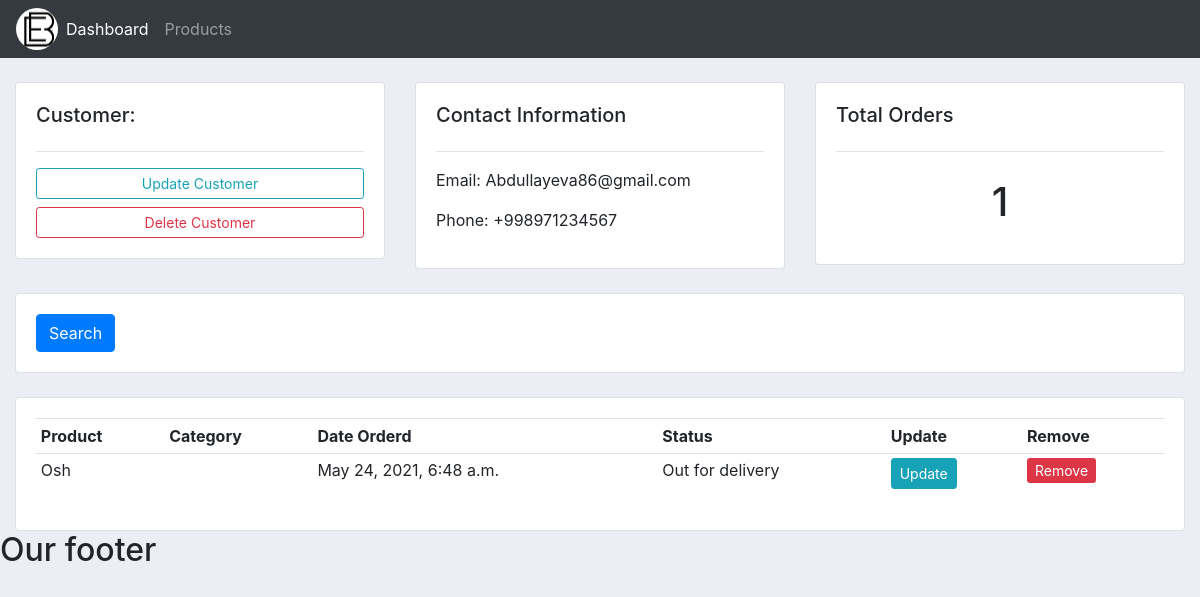
The app's page /customer/1/ with its own data.
### accounts/models.py (models this page shows, shortened)
class Customer(models.Model):
    name = models.CharField(max_length=200, null=True)
    phone = models.CharField(max_length=200, null=True)
    email = models.CharField(max_length=200, null=True)
    date_created = models.DateTimeField(auto_now_add=True, null=True)

class Order(models.Model):
    STATUS = (
        ('Pending', 'Pending'),
        ('Out for delivery', 'Out for delivery'),
        ('Delivered', 'Delivered'),
    )
    customer = models.ForeignKey(Customer, null=True, on_delete=models.SET_NULL)
    product = models.ForeignKey(Product, null=True, on_delete=models.SET_NULL)
    date_created = models.DateTimeField(auto_now_add=True, null=True)
    status = models.CharField(max_length=50, null=True, choices=STATUS)

class Product(models.Model):
    CATEGORY = (
        ('Indoor', 'Indoor'),
        ('Outdoor', 'Outdoor'),
    )
    name = models.CharField(max_length=200, null=True)
    price = models.CharField(max_length=200, null=True)
    category = models.CharField(max_length=200, null=True, choices=CATEGORY)
    description = models.CharField(max_length=200, null=True)
    date_created = models.DateTimeField(auto_now_add=True, null=True)
    tags = models.ManyToManyField(Tag)
    def __str__(self):
        return self.name

### accounts/views.py (the view)
# urls.py: path('customer/<str:pk_test>/', views.customer, name='customer'),
def customer(request, pk_test):
    customer = Customer.objects.get(id=pk_test)
    orders = customer.order_set.all()
    orders_count = orders.count()
    context = {'customer': customer, 'orders': orders, 'orders_count': orders_count}
    return render(request, 'accounts/customer.html', context)

### accounts/templates/accounts/customer.html
{% extends 'accounts/main.html' %}
{% block content %}
    <br>
    <div class="row">
        <div class="col-md">
            <div class="card card-body">
                <h5>Customer:</h5>
                <hr>
                <a class="btn btn-outline-info  btn-sm btn-block" href="">Update Customer</a>
                <a class="btn btn-outline-danger  btn-sm btn-block" href="">Delete Customer</a>
            </div>
        </div>
        <div class="col-md">
            <div class="card card-body">
                <h5>Contact Information</h5>
                <hr>
                <p>Email: {{ customer.email }} </p>
                <p>Phone: {{ customer.phone }} </p>
            </div>
        </div>
        <div class="col-md">
            <div class="card card-body">
                <h5>Total Orders</h5>
                <hr>
                <h1 style="text-align: center;padding: 10px"> {{ orders_count }} </h1>
            </div>
        </div>
    </div>
    <br>
    <div class="row">
        <div class="col">
            <div class="card card-body">
                <form method="get">
                <button class="btn btn-primary" type="submit">Search</button>
              </form>
            </div>
        </div>
    </div>
    <br>
    <div class="row">
        <div class="col-md">
            <div class="card card-body">
                <table class="table table-sm">
                    <tr>
                        <th>Product</th>
                        <th>Category</th>
                        <th>Date Orderd</th>
                        <th>Status</th>
                        <th>Update</th>
                        <th>Remove</th>
                    </tr>
                    {% for order in orders %}
                        <tr>
                            <td> {{ order.product }} </td>
                            <td> {{ order.category }} </td>
                            <td> {{ order.date_created }} </td>
                            <td> {{ order.status }} </td>
                            <td> <a class="btn btn-sm btn-info" href="{% url 'update_order' order.id %}"> Update </a> </td>
                            <td> <a class="'btn btn-sm btn-danger" href="{% url 'delete_order' order.id %}"> Remove </a> </td>
                        </tr>
                    {% endfor %}
                </table>
            </div>
        </div>
    </div>
{% endblock %}

### static/css/main.css (style rules this page uses)
body { background-color: #ebeff5; }

### records on screen
Customer: email "Abdullayeva86@gmail.com", phone "+998971234567"
Order: product "Osh", date_created "May 24, 2021, 6:48 a.m.", status "Out for delivery"

### other values on screen
{{ orders_count }} "1"
